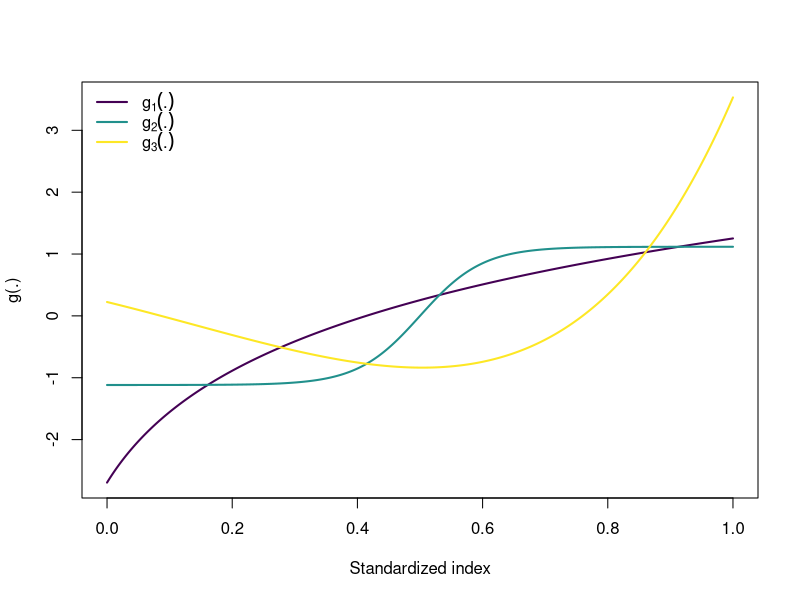
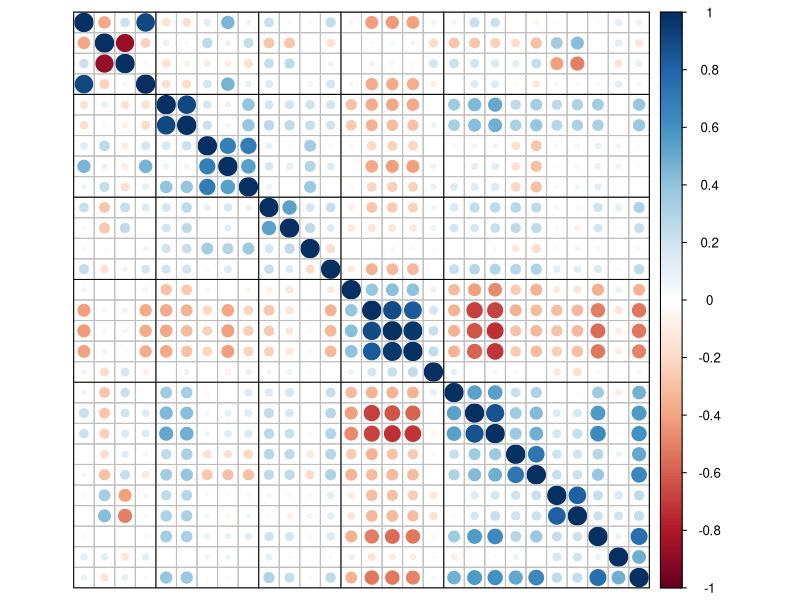

The R source for these figures, in order:
################################################################################
#
#                          Additional representations
#
################################################################################

library(viridis)
library(corrplot)

#-----------------------
# True functions g_j used in simulations
#-----------------------

# True functions
Gfuns <- c(
  function(z) log(z - min(z) + .1), 
  function(z, lambda = 20) 1 / (1 + exp(-lambda * (z - .5))), 
  # function(z, a1 = 1, a2 = 1, b1 = .1, b2 = 2)
  #   a1 * exp(-b1 * (z - .7)) + a2 * exp(b2 * (z - .7))
  function(z, lambda = c(0.2118881, 0.3006585, 0.0982663, 0.0153671, 0.0016265))
    poly(z, 5) %*% lambda
)

# Evaluate functions
zseq <- seq(0, 1, length.out = 1000)
geval <- sapply(Gfuns, do.call, list(z = zseq))

# Plot
matplot(zseq, scale(geval), type = "l", lty = 1, lwd = 2, 
  col = viridis(length(Gfuns)), xlab = "Standardized index", ylab = "g(.)")
legend("topleft", legend = sapply(seq_along(Gfuns), 
    function(i) as.expression(bquote(g[.(i)](.)))),
  col = viridis(length(Gfuns)), lty = 1, lwd = 2, bty = "n")

# Save
dev.print(pdf, file = "Figures/SupFigure1.pdf")

#-----------------------
# Correlation matrix of experiment 4
#-----------------------

# Load correlation matrix (Robinson et al. 2018)
corrmat <- data.matrix(read.table("Data/1.4_ExposomeCorrelation.csv", 
  sep = ","))
colnames(corrmat) <- rownames(corrmat) <- NULL

# Group specification
groups <- list(meteorology = c(1:4), ap = c(5:9), road = c(10, 16:18), 
  natural = c(11:15), built = c(19:28))
groupinds <- unlist(groups)
groupvec <- rep(seq_along(groups), sapply(groups, length))

# Reorder correlation matrix
corrmat_ord <- corrmat[groupinds, groupinds]

# Limits of groups
grouplims <- which(diff(groupvec) > 0) + .5

# Plot correlation matrix
corrplot(corrmat_ord, tl.pos = "n")
segments(x0 = grouplims, y0 = .5, y1 = length(groupinds) + .5)
segments(x0 = .5, x1 = length(groupinds) + .5, 
  y0 = length(groupinds) - grouplims + 1)
rect(.5, length(groupinds) + .5, length(groupinds) + .5, .5, 
  col = NA, border = "black")

# Save
dev.print(pdf, file = "Figures/SupFigure2.pdf", height = 7, width = 8)
